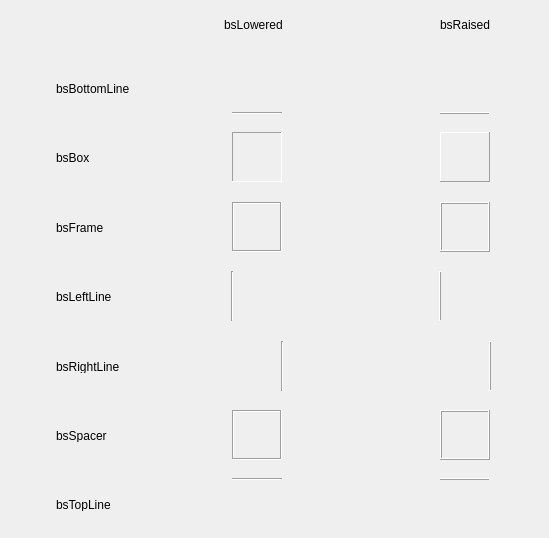
   <widget class="QWidget" name="TabSheet2">
    <attribute name="title">
     <string>Bevels</string>
    </attribute>
    <property name="toolTip">
     <string></string>
    </property>
    <widget class="QFrame" name="Bevel1">
     <property name="frameShape">
      <enum>QFrame::HLine</enum>
     </property>
     <property name="geometry">
      <rect>
       <x>232</x>
       <y>63</y>
       <width>50</width>
       <height>100</height>
      </rect>
     </property>
     <property name="frameShadow">
      <enum>QFrame::Sunken</enum>
     </property>
     <property name="toolTip">
      <string>Tooltip</string>
     </property>
    </widget>
    <widget class="QLabel" name="Label7">
     <property name="geometry">
      <rect>
       <x>56</x>
       <y>82</y>
       <width>77</width>
       <height>13</height>
      </rect>
     </property>
     <property name="text">
      <string>bsBottomLine</string>
     </property>
     <property name="enabled">
      <bool>true</bool>
     </property>
     <property name="toolTip">
      <string>Tooltip</string>
     </property>
     <property name="palette">
      <palette>
       <active>
        <colorrole role="WindowText">
         <brush brushstyle="SolidPattern">
          <color alpha="255">
           <red>0</red>
           <green>0</green>
           <blue>0</blue>
          </color>
         </brush>
        </colorrole>
       </active>
       <inactive>
        <colorrole role="WindowText">
         <brush brushstyle="SolidPattern">
          <color alpha="255">
           <red>0</red>
           <green>0</green>
           <blue>0</blue>
          </color>
         </brush>
        </colorrole>
       </inactive>
       <disabled>
        <colorrole role="WindowText">
         <brush brushstyle="SolidPattern">
          <color alpha="255">
           <red>0</red>
           <green>0</green>
           <blue>0</blue>
          </color>
         </brush>
        </colorrole>
       </disabled>
      </palette>
     </property>
    </widget>
    <widget class="QFrame" name="Bevel2">
     <property name="frameShape">
      <enum>QFrame::HLine</enum>
     </property>
     <property name="geometry">
      <rect>
       <x>232</x>
       <y>429</y>
       <width>50</width>
       <height>100</height>
      </rect>
     </property>
     <property name="frameShadow">
      <enum>QFrame::Sunken</enum>
     </property>
     <property name="toolTip">
      <string>Tooltip</string>
     </property>
    </widget>
    <widget class="QLabel" name="Label8">
     <property name="geometry">
      <rect>
       <x>56</x>
       <y>498</y>
       <width>60</width>
       <height>13</height>
      </rect>
     </property>
     <property name="text">
      <string>bsTopLine</string>
     </property>
     <property name="enabled">
      <bool>true</bool>
     </property>
     <property name="toolTip">
      <string>Tooltip</string>
     </property>
     <property name="palette">
      <palette>
       <active>
        <colorrole role="WindowText">
         <brush brushstyle="SolidPattern">
          <color alpha="255">
           <red>0</red>
           <green>0</green>
           <blue>0</blue>
          </color>
         </brush>
        </colorrole>
       </active>
       <inactive>
        <colorrole role="WindowText">
         <brush brushstyle="SolidPattern">
          <color alpha="255">
           <red>0</red>
           <green>0</green>
           <blue>0</blue>
          </color>
         </brush>
        </colorrole>
       </inactive>
       <disabled>
        <colorrole role="WindowText">
         <brush brushstyle="SolidPattern">
          <color alpha="255">
           <red>0</red>
           <green>0</green>
           <blue>0</blue>
          </color>
         </brush>
        </colorrole>
       </disabled>
      </palette>
     </property>
    </widget>
    <widget class="QFrame" name="Bevel3">
     <property name="frameShape">
      <enum>QFrame::Box</enum>
     </property>
     <property name="geometry">
      <rect>
       <x>232</x>
       <y>202</y>
       <width>50</width>
       <height>50</height>
      </rect>
     </property>
     <property name="frameShadow">
      <enum>QFrame::Sunken</enum>
     </property>
     <property name="toolTip">
      <string>Tooltip</string>
     </property>
    </widget>
    <widget class="QLabel" name="Label9">
     <property name="geometry">
      <rect>
       <x>56</x>
       <y>221</y>
       <width>48</width>
       <height>13</height>
      </rect>
     </property>
     <property name="text">
      <string>bsFrame</string>
     </property>
     <property name="enabled">
      <bool>true</bool>
     </property>
     <property name="toolTip">
      <string>Tooltip</string>
     </property>
     <property name="palette">
      <palette>
       <active>
        <colorrole role="WindowText">
         <brush brushstyle="SolidPattern">
          <color alpha="255">
           <red>0</red>
           <green>0</green>
           <blue>0</blue>
          </color>
         </brush>
        </colorrole>
       </active>
       <inactive>
        <colorrole role="WindowText">
         <brush brushstyle="SolidPattern">
          <color alpha="255">
           <red>0</red>
           <green>0</green>
           <blue>0</blue>
          </color>
         </brush>
        </colorrole>
       </inactive>
       <disabled>
        <colorrole role="WindowText">
         <brush brushstyle="SolidPattern">
          <color alpha="255">
           <red>0</red>
           <green>0</green>
           <blue>0</blue>
          </color>
         </brush>
        </colorrole>
       </disabled>
      </palette>
     </property>
    </widget>
    <widget class="QFrame" name="Bevel4">
     <property name="frameShape">
      <enum>QFrame::VLine</enum>
     </property>
     <property name="geometry">
      <rect>
       <x>182</x>
       <y>271</y>
       <width>100</width>
       <height>50</height>
      </rect>
     </property>
     <property name="frameShadow">
      <enum>QFrame::Sunken</enum>
     </property>
     <property name="toolTip">
      <string>Tooltip</string>
     </property>
    </widget>
    <widget class="QLabel" name="Label10">
     <property name="geometry">
      <rect>
       <x>56</x>
       <y>290</y>
       <width>60</width>
       <height>13</height>
      </rect>
     </property>
     <property name="text">
      <string>bsLeftLine</string>
     </property>
     <property name="enabled">
      <bool>true</bool>
     </property>
     <property name="toolTip">
      <string>Tooltip</string>
     </property>
     <property name="palette">
      <palette>
       <active>
        <colorrole role="WindowText">
         <brush brushstyle="SolidPattern">
          <color alpha="255">
           <red>0</red>
           <green>0</green>
           <blue>0</blue>
          </color>
         </brush>
        </colorrole>
       </active>
       <inactive>
        <colorrole role="WindowText">
         <brush brushstyle="SolidPattern">
          <color alpha="255">
           <red>0</red>
           <green>0</green>
           <blue>0</blue>
          </color>
         </brush>
        </colorrole>
       </inactive>
       <disabled>
        <colorrole role="WindowText">
         <brush brushstyle="SolidPattern">
          <color alpha="255">
           <red>0</red>
           <green>0</green>
           <blue>0</blue>
          </color>
         </brush>
        </colorrole>
       </disabled>
      </palette>
     </property>
    </widget>
    <widget class="QFrame" name="Bevel5">
     <property name="frameShape">
      <enum>QFrame::VLine</enum>
     </property>
     <property name="geometry">
      <rect>
       <x>232</x>
       <y>341</y>
       <width>100</width>
       <height>50</height>
      </rect>
     </property>
     <property name="frameShadow">
      <enum>QFrame::Sunken</enum>
     </property>
     <property name="toolTip">
      <string>Tooltip</string>
     </property>
    </widget>
    <widget class="QLabel" name="Label11">
     <property name="geometry">
      <rect>
       <x>56</x>
       <y>360</y>
       <width>68</width>
       <height>13</height>
      </rect>
     </property>
     <property name="text">
      <string>bsRightLine</string>
     </property>
     <property name="enabled">
      <bool>true</bool>
     </property>
     <property name="toolTip">
      <string>Tooltip</string>
     </property>
     <property name="palette">
      <palette>
       <active>
        <colorrole role="WindowText">
         <brush brushstyle="SolidPattern">
          <color alpha="255">
           <red>0</red>
           <green>0</green>
           <blue>0</blue>
          </color>
         </brush>
        </colorrole>
       </active>
       <inactive>
        <colorrole role="WindowText">
         <brush brushstyle="SolidPattern">
          <color alpha="255">
           <red>0</red>
           <green>0</green>
           <blue>0</blue>
          </color>
         </brush>
        </colorrole>
       </inactive>
       <disabled>
        <colorrole role="WindowText">
         <brush brushstyle="SolidPattern">
          <color alpha="255">
           <red>0</red>
           <green>0</green>
           <blue>0</blue>
          </color>
         </brush>
        </colorrole>
       </disabled>
      </palette>
     </property>
    </widget>
    <widget class="QFrame" name="Bevel6">
     <property name="frameShape">
      <enum>QFrame::Box</enum>
     </property>
     <property name="geometry">
      <rect>
       <x>232</x>
       <y>410</y>
       <width>50</width>
       <height>50</height>
      </rect>
     </property>
     <property name="frameShadow">
      <enum>QFrame::Sunken</enum>
     </property>
     <property name="toolTip">
      <string>Tooltip</string>
     </property>
    </widget>
    <widget class="QLabel" name="Label12">
     <property name="geometry">
      <rect>
       <x>56</x>
       <y>429</y>
       <width>54</width>
       <height>13</height>
      </rect>
     </property>
     <property name="text">
      <string>bsSpacer</string>
     </property>
     <property name="enabled">
      <bool>true</bool>
     </property>
     <property name="toolTip">
      <string>Tooltip</string>
     </property>
     <property name="palette">
      <palette>
       <active>
        <colorrole role="WindowText">
         <brush brushstyle="SolidPattern">
          <color alpha="255">
           <red>0</red>
           <green>0</green>
           <blue>0</blue>
          </color>
         </brush>
        </colorrole>
       </active>
       <inactive>
        <colorrole role="WindowText">
         <brush brushstyle="SolidPattern">
          <color alpha="255">
           <red>0</red>
           <green>0</green>
           <blue>0</blue>
          </color>
         </brush>
        </colorrole>
       </inactive>
       <disabled>
        <colorrole role="WindowText">
         <brush brushstyle="SolidPattern">
          <color alpha="255">
           <red>0</red>
           <green>0</green>
           <blue>0</blue>
          </color>
         </brush>
        </colorrole>
       </disabled>
      </palette>
     </property>
    </widget>
    <widget class="QFrame" name="Bevel7">
     <property name="frameShape">
      <enum>QFrame::Panel</enum>
     </property>
     <property name="geometry">
      <rect>
       <x>232</x>
       <y>132</y>
       <width>50</width>
       <height>50</height>
      </rect>
     </property>
     <property name="frameShadow">
      <enum>QFrame::Sunken</enum>
     </property>
     <property name="toolTip">
      <string>Tooltip</string>
     </property>
    </widget>
    <widget class="QLabel" name="Label13">
     <property name="geometry">
      <rect>
       <x>56</x>
       <y>151</y>
       <width>35</width>
       <height>13</height>
      </rect>
     </property>
     <property name="text">
      <string>bsBox</string>
     </property>
     <property name="enabled">
      <bool>true</bool>
     </property>
     <property name="toolTip">
      <string>Tooltip</string>
     </property>
     <property name="palette">
      <palette>
       <active>
        <colorrole role="WindowText">
         <brush brushstyle="SolidPattern">
          <color alpha="255">
           <red>0</red>
           <green>0</green>
           <blue>0</blue>
          </color>
         </brush>
        </colorrole>
       </active>
       <inactive>
        <colorrole role="WindowText">
         <brush brushstyle="SolidPattern">
          <color alpha="255">
           <red>0</red>
           <green>0</green>
           <blue>0</blue>
          </color>
         </brush>
        </colorrole>
       </inactive>
       <disabled>
        <colorrole role="WindowText">
         <brush brushstyle="SolidPattern">
          <color alpha="255">
           <red>0</red>
           <green>0</green>
           <blue>0</blue>
          </color>
         </brush>
        </colorrole>
       </disabled>
      </palette>
     </property>
    </widget>
    <widget class="QFrame" name="Bevel8">
     <property name="frameShape">
      <enum>QFrame::HLine</enum>
     </property>
     <property name="geometry">
      <rect>
       <x>440</x>
       <y>63</y>
       <width>50</width>
       <height>100</height>
      </rect>
     </property>
     <property name="frameShadow">
      <enum>QFrame::Raised</enum>
     </property>
     <property name="toolTip">
      <string>Tooltip</string>
     </property>
    </widget>
    <widget class="QFrame" name="Bevel9">
     <property name="frameShape">
      <enum>QFrame::HLine</enum>
     </property>
     <property name="geometry">
      <rect>
       <x>440</x>
       <y>429</y>
       <width>50</width>
       <height>100</height>
      </rect>
     </property>
     <property name="frameShadow">
      <enum>QFrame::Raised</enum>
     </property>
     <property name="toolTip">
      <string>Tooltip</string>
     </property>
    </widget>
    <widget class="QFrame" name="Bevel10">
     <property name="frameShape">
      <enum>QFrame::Box</enum>
     </property>
     <property name="geometry">
      <rect>
       <x>440</x>
       <y>202</y>
       <width>50</width>
       <height>50</height>
      </rect>
     </property>
     <property name="frameShadow">
      <enum>QFrame::Raised</enum>
     </property>
     <property name="toolTip">
      <string>Tooltip</string>
     </property>
    </widget>
    <widget class="QFrame" name="Bevel11">
     <property name="frameShape">
      <enum>QFrame::VLine</enum>
     </property>
     <property name="geometry">
      <rect>
       <x>390</x>
       <y>271</y>
       <width>100</width>
       <height>50</height>
      </rect>
     </property>
     <property name="frameShadow">
      <enum>QFrame::Raised</enum>
     </property>
     <property name="toolTip">
      <string>Tooltip</string>
     </property>
    </widget>
    <widget class="QFrame" name="Bevel12">
     <property name="frameShape">
      <enum>QFrame::VLine</enum>
     </property>
     <property name="geometry">
      <rect>
       <x>440</x>
       <y>341</y>
       <width>100</width>
       <height>50</height>
      </rect>
     </property>
     <property name="frameShadow">
      <enum>QFrame::Raised</enum>
     </property>
     <property name="toolTip">
      <string>Tooltip</string>
     </property>
    </widget>
    <widget class="QFrame" name="Bevel13">
     <property name="frameShape">
      <enum>QFrame::Box</enum>
     </property>
     <property name="geometry">
      <rect>
       <x>440</x>
       <y>410</y>
       <width>50</width>
       <height>50</height>
      </rect>
     </property>
     <property name="frameShadow">
      <enum>QFrame::Raised</enum>
     </property>
     <property name="toolTip">
      <string>Tooltip</string>
     </property>
    </widget>
    <widget class="QFrame" name="Bevel14">
     <property name="frameShape">
      <enum>QFrame::Panel</enum>
     </property>
     <property name="geometry">
      <rect>
       <x>440</x>
       <y>132</y>
       <width>50</width>
       <height>50</height>
      </rect>
     </property>
     <property name="frameShadow">
      <enum>QFrame::Raised</enum>
     </property>
     <property name="toolTip">
      <string>Tooltip</string>
     </property>
    </widget>
    <widget class="QLabel" name="Label14">
     <property name="geometry">
      <rect>
       <x>224</x>
       <y>18</y>
       <width>62</width>
       <height>13</height>
      </rect>
     </property>
     <property name="text">
      <string>bsLowered</string>
     </property>
     <property name="enabled">
      <bool>true</bool>
     </property>
     <property name="toolTip">
      <string>Tooltip</string>
     </property>
     <property name="palette">
      <palette>
       <active>
        <colorrole role="WindowText">
         <brush brushstyle="SolidPattern">
          <color alpha="255">
           <red>0</red>
           <green>0</green>
           <blue>0</blue>
          </color>
         </brush>
        </colorrole>
       </active>
       <inactive>
        <colorrole role="WindowText">
         <brush brushstyle="SolidPattern">
          <color alpha="255">
           <red>0</red>
           <green>0</green>
           <blue>0</blue>
          </color>
         </brush>
        </colorrole>
       </inactive>
       <disabled>
        <colorrole role="WindowText">
         <brush brushstyle="SolidPattern">
          <color alpha="255">
           <red>0</red>
           <green>0</green>
           <blue>0</blue>
          </color>
         </brush>
        </colorrole>
       </disabled>
      </palette>
     </property>
    </widget>
    <widget class="QLabel" name="Label15">
     <property name="geometry">
      <rect>
       <x>440</x>
       <y>18</y>
       <width>53</width>
       <height>13</height>
      </rect>
     </property>
     <property name="text">
      <string>bsRaised</string>
     </property>
     <property name="enabled">
      <bool>true</bool>
     </property>
     <property name="toolTip">
      <string>Tooltip</string>
     </property>
     <property name="palette">
      <palette>
       <active>
        <colorrole role="WindowText">
         <brush brushstyle="SolidPattern">
          <color alpha="255">
           <red>0</red>
           <green>0</green>
           <blue>0</blue>
          </color>
         </brush>
        </colorrole>
       </active>
       <inactive>
        <colorrole role="WindowText">
         <brush brushstyle="SolidPattern">
          <color alpha="255">
           <red>0</red>
           <green>0</green>
           <blue>0</blue>
          </color>
         </brush>
        </colorrole>
       </inactive>
       <disabled>
        <colorrole role="WindowText">
         <brush brushstyle="SolidPattern">
          <color alpha="255">
           <red>0</red>
           <green>0</green>
           <blue>0</blue>
          </color>
         </brush>
        </colorrole>
       </disabled>
      </palette>
     </property>
    </widget>
   </widget>
